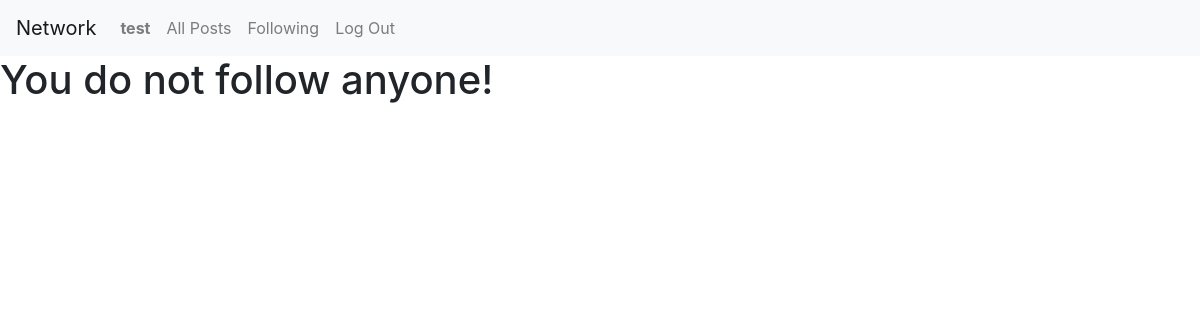
The app's page /following (signed in), older data.
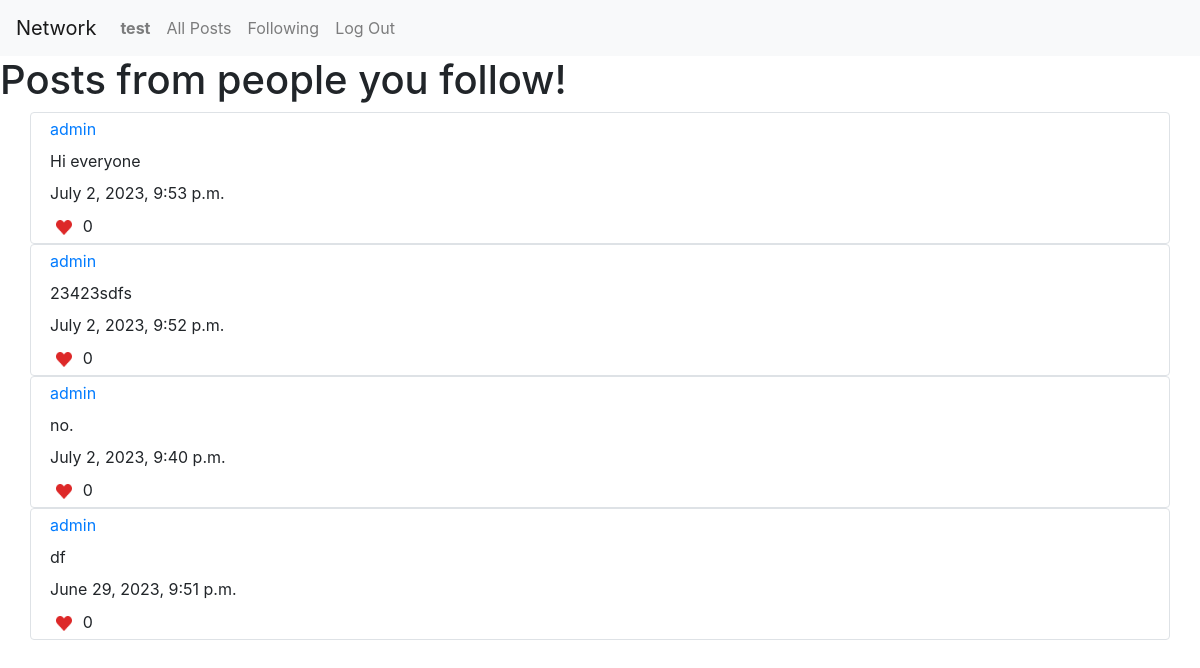
The same page, newer data.
### network/models.py (models this page shows)
class User(AbstractUser):
    number_of_followers = models.PositiveIntegerField(default=0)
    number_of_following = models.PositiveIntegerField(default=0)
    followers = models.ManyToManyField('self', symmetrical=False, related_name="user_followers")
    following = models.ManyToManyField('self', symmetrical=False, related_name="user_following")

class Post(models.Model):
    user = models.ForeignKey(User, null=True, on_delete=models.SET_NULL)
    text = models.CharField(max_length=250)
    date = models.DateTimeField()
    likes = models.PositiveIntegerField(default=0)

### network/views.py (the view)
# urls.py: path("following", views.following_posts, name="following_posts"),
@login_required
def following_posts(request):
    logged_user = User.objects.get(username=request.user.username)
    following = logged_user.following.all()
    followers_posts = Post.objects.filter(user__in=following).order_by('-date')
    return render(request, "network/following-posts.html", {
        "posts": followers_posts,
        "following_number": following.count()
    })

### network/templates/network/following-posts.html
{% extends "network/layout.html" %}
{% load static %}
{% block body %}
    {% if following_number < 1 %}
        <h1>You do not follow anyone!</h1>
    {% elif following_number > 0 and posts %}
        <h1>Posts from people you follow!</h1>
        {% for post in posts %}
            <div class="flex-column-reverse container border rounded">
                <div class="p-1"><a href="{% url 'userpage' post.user.username %}">{{ post.user.username }}</a></div>
                <div class="p-1">{{ post.text }}</div>
                <div class="p-1">{{ post.date }} </div>
                <div class="p-1">
                    <button class="likebutton">
                        <img class="hearticon" src="{% static 'network/media/heart.png' %}" alt="heart button">
                    </button>
                    {{ post.likes }}
                </div>
            </div>
        {% endfor %}
    {% else %}
        <h1>Your followers don't have any posts yet!</h1>
    {% endif %}
{% endblock %}

### network/templates/network/layout.html (shortened to what this page needs)
{% load static %}
<!DOCTYPE html>
<html lang="en">
    <head>
        <link rel="stylesheet" href="https://stackpath.bootstrapcdn.com/bootstrap/4.4.1/css/bootstrap.min.css">
        <link href="{% static 'network/styles.css' %}" rel="stylesheet">
    </head>
    <body>
        <nav class="navbar navbar-expand-lg navbar-light bg-light">
            <a class="navbar-brand" href="#">Network</a>
            <div>
              <ul class="navbar-nav mr-auto">
                {% if user.is_authenticated %}
                    <li class="nav-item">
                        <a class="nav-link" href="{% url 'userpage' user.username %}"><strong>{{ user.username }}</strong></a>
                    </li>
                {% endif %}
                <li class="nav-item">
                  <a class="nav-link" href="{% url 'index' %}">All Posts</a>
                </li>
                {% if user.is_authenticated %}
                    <li class="nav-item">
                        <a class="nav-link" href="{% url 'following_posts' %}">Following</a>
                    </li>
                    <li class="nav-item">
                        <a class="nav-link" href="{% url 'logout' %}">Log Out</a>
                    </li>
                {% endif %}
              </ul>
            </div>
          </nav>
        <div class="body">
            {% block body %}
            {% endblock %}
        </div>
    </body>
</html>

### network/static/network/styles.css (style rules this page uses)
.likebutton { background-color: transparent; background-repeat: no-repeat; border: none; cursor: pointer; overflow: hidden; outline: none; }
.hearticon { height: 15px; width: auto; transition: 100ms; }

Row changes from the older to the newer data that the page shows:
added Post: user.username "admin", text "Hi everyone", date "July 2, 2023, 9:53 p.m.", likes "0"
added Post: user.username "admin", text "23423sdfs", date "July 2, 2023, 9:52 p.m.", likes "0"
added Post: user.username "admin", text "no.", date "July 2, 2023, 9:40 p.m.", likes "0"
now on this page (row edited): Post: user.username "admin", text "df", date "June 29, 2023, 9:51 p.m.", likes "0"
Text that changed along with them:
text no longer shown: "You do not follow anyone!"
text now shown: "Posts from people you follow!"
